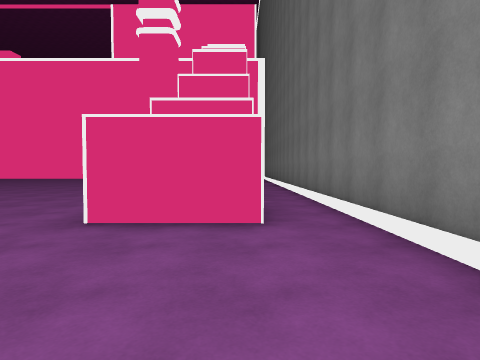
View 1 (above)

24 first-person views from a walk through a scene from a Unity 3-D project. The camera is 1.3 m above the floor, tilts 2° down and sees 75° across. The floor is counted in squares, 1.97 m on a side. Each view is taken from the middle of a square. On the plan, view 1 faces up. The plan holds only what a view shows up to about 10 squares ahead; the rest is blank. The place goes on beyond the plan. The player character is not drawn.

View 2
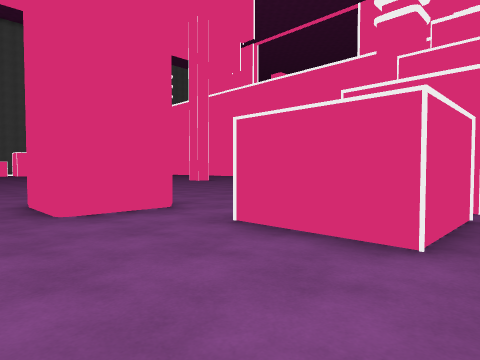

View 3
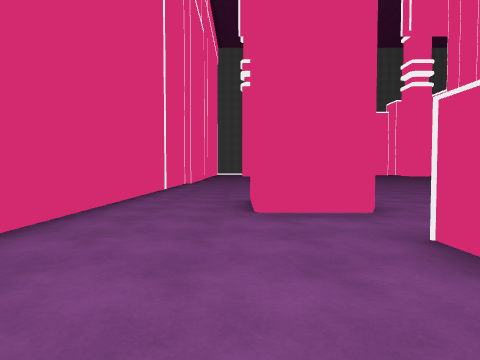

View 4
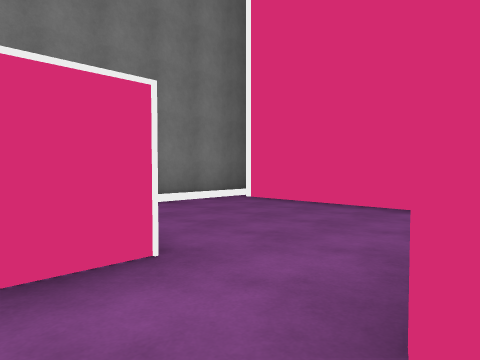

View 5
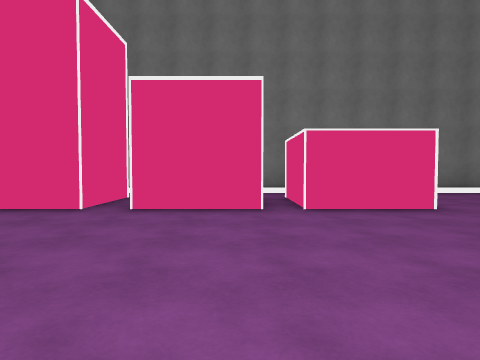

View 6
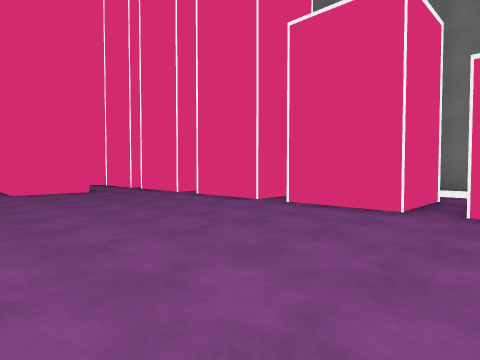

View 7
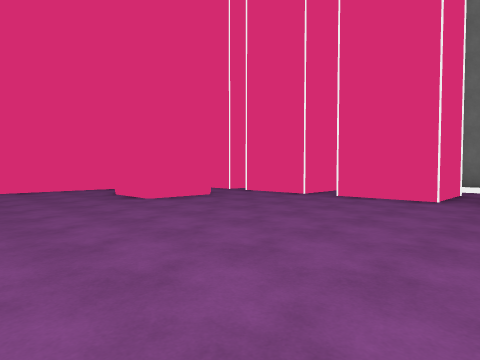

View 8
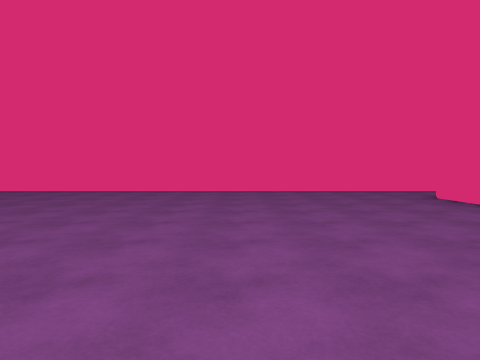

View 9
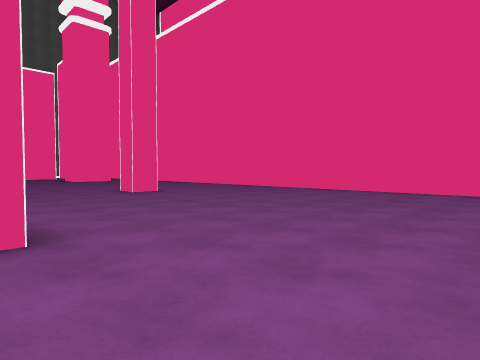

View 10
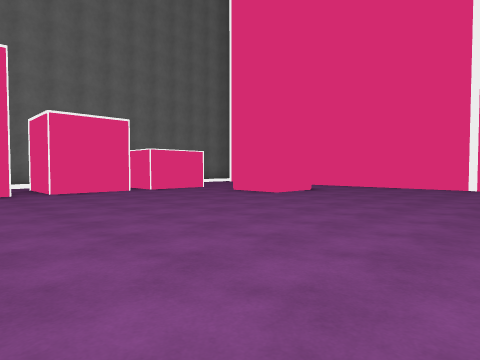

View 11
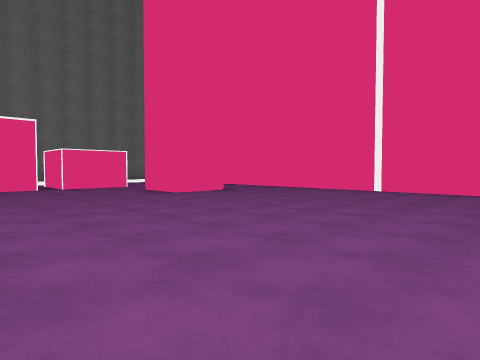

View 12
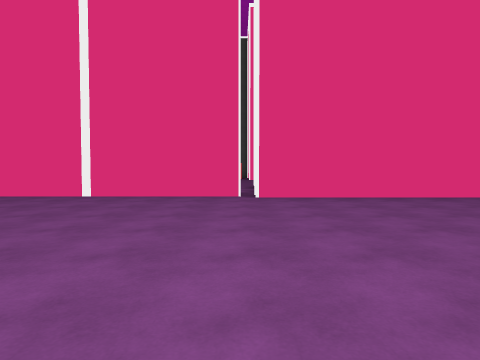

View 13
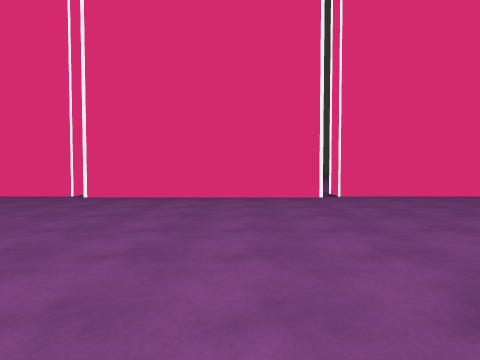

View 14
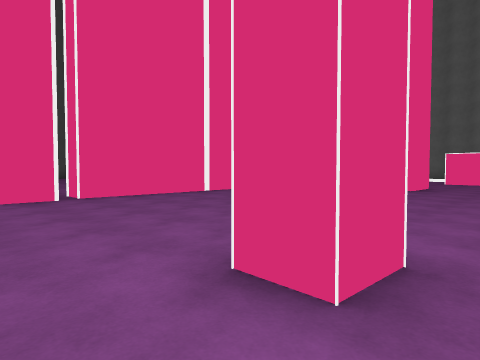

View 15
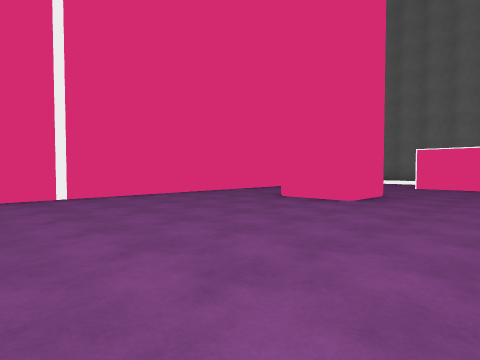

View 16
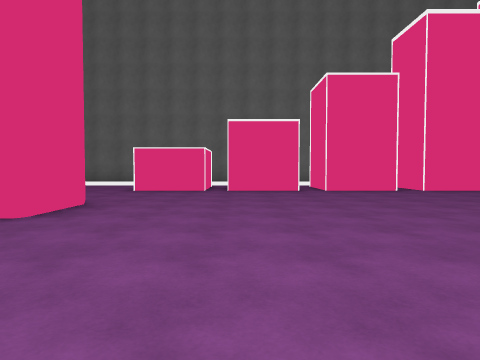

View 17
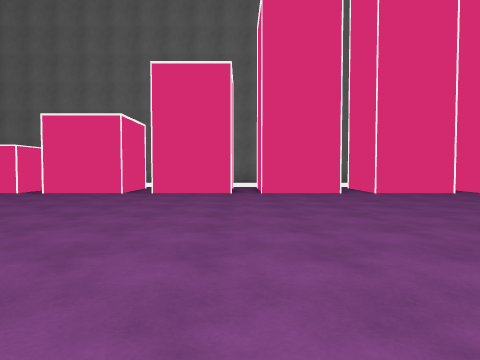

View 18
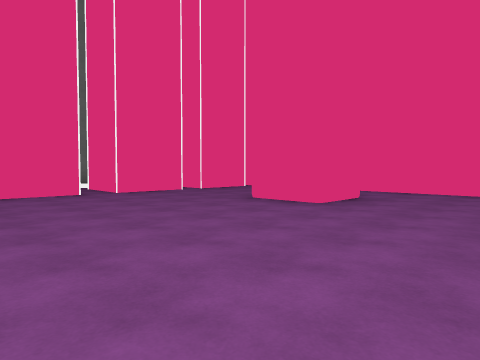

View 19
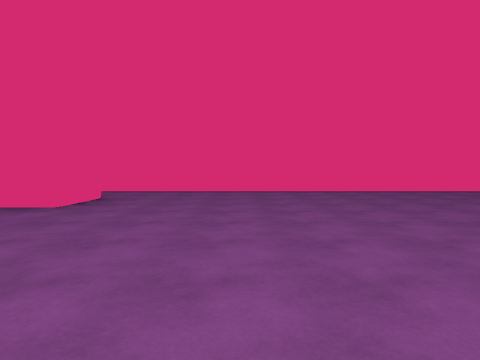

View 20
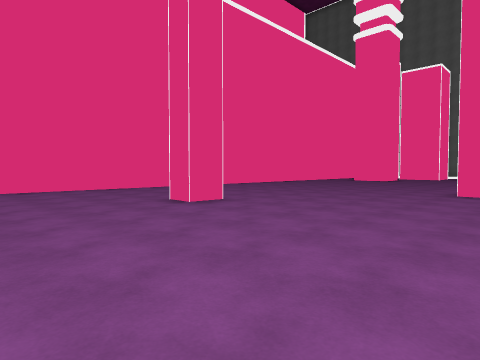

View 21
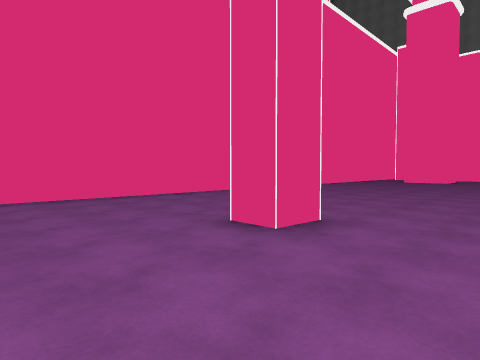

View 22
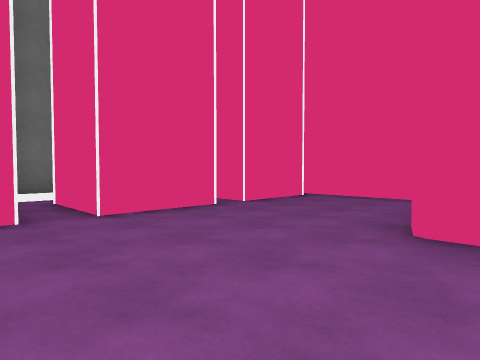

View 23
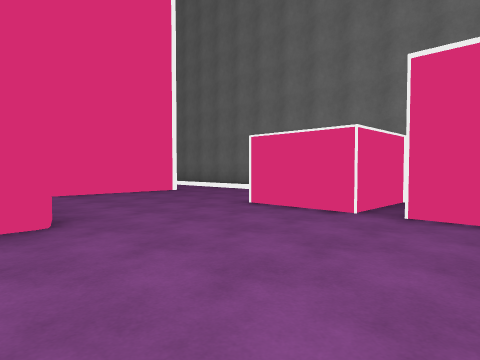

View 24
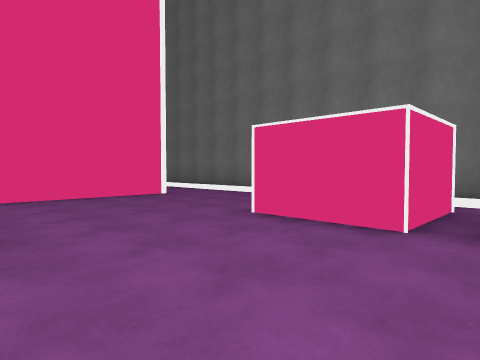

### Floor plan
Points are (right, up) in squares from view 1. A wall is a line through its corners. A room is listed if a view was taken in it or the views show most of it. See-through windows are left out.
Room 1 (views 1, 2, 3)
walls: (-3.7, 4.1) (-3.7, 2.2) (-5.6, 2.2); (-3.9, 3.6) (-3.9, 2.8); (1.7, 12.4) (1.7, 12.9); (1.7, -0.9) (1.7, 10.1); (-5.5, -0.5) (1.2, -0.5)
ways out: opening at (-4.5, 0.5) to room 2; opening at (-2.5, 5.5) to room 2
objects: other object (-2, 4) to (0, 6)
Room 2 (views 4, 5, 6, 7, 8, 9, 10, 11, 12, 13, 14, 15, 16, 17, 18, 19, 20, 21, 22, 23, 24)
walls: (-19.3, 6.3) (-18.4, 6.3) (-18.4, 5.4); (-14, 12.2) (-14, 12.7); (-19, -0.3) (-13.2, -0.3); (-27.3, 3.5) (-27.3, 2.8); (-28.5, 3.9) (-27.9, 3.9); (-28.9, 4.1) (-27.1, 4.1) (-27.1, 2.4); (-27.8, 17.5) (-28.5, 17.5); (-27.3, 18.6) (-27.3, 18); (-13, -0.5) (-5.5, -0.5); (-27.1, 19.1) (-27.1, 17.3) (-28.9, 17.3); (-32.5, 8.8) (-32.5, 6.5); (-32.5, 11.9) (-32.5, 9.6); (-27.8, -0.5) (-19.4, -0.5); (-32.5, 14.9) (-32.5, 12.6); (-5, 3.9) (-4.2, 3.9); (-5.4, 2.8) (-5.4, 3.5); (-5.6, 2.2) (-5.6, 4.1) (-3.7, 4.1); (-32.5, 17.9) (-32.5, 15.7) (-34.8, 15.7); (-30, 21.3) (-32.9, 21.3); (-5.4, 18) (-5.4, 18.6); (-4.2, 17.5) (-5, 17.5); (-3.8, 17.3) (-5.6, 17.3) (-5.6, 19.1); (-32.5, 20.9) (-32.5, 18.6); (-1.9, 6.5) (-1.9, 8.8) (0.4, 8.8); (-5.6, 21.3) (-28.1, 21.3); (-35.7, 16) (-35.7, 15.2); (-33.6, -0.5) (-29.9, -0.5); (-35.7, 0.9) (-35.7, -0.5); (0.4, 9.6) (-1.9, 9.6) (-1.9, 11.9); (0.4, 12.6) (-1.9, 12.6) (-1.9, 14.8); (0, 15.7) (-1.9, 15.7) (-1.9, 17.9)
ways out: opening at (-4.5, 0.5) to room 1; opening at (-2.5, 5.5) to room 1; opening at (-34.5, -1); opening at (-4.5, 20.5)
objects: other object (-34, 4) to (-33, 6)

Positions as (right, up) in squares from view 1, and headings:
1: (0, 0), facing up
2: (1, 1), facing up-left
3: (1, 2), facing left
4: (-4, 5), facing down-right
5: (-7, 7), facing right
6: (-7, 8), facing up-right
7: (-9, 11), facing up-right
8: (-10, 12), facing up
9: (-10, 12), facing up-left
10: (-11, 11), facing down-right
11: (-13, 9), facing down-right
12: (-13, 7), facing down
13: (-17, 7), facing down
14: (-17, 7), facing down-left
15: (-21, 7), facing down-left
16: (-23, 7), facing left
17: (-24, 12), facing left
18: (-24, 12), facing up-left
19: (-24, 12), facing up
20: (-23, 11), facing up-right
21: (-22, 14), facing up-right
22: (-28, 14), facing up-left
23: (-28, 8), facing down-left
24: (-29, 7), facing down-left
